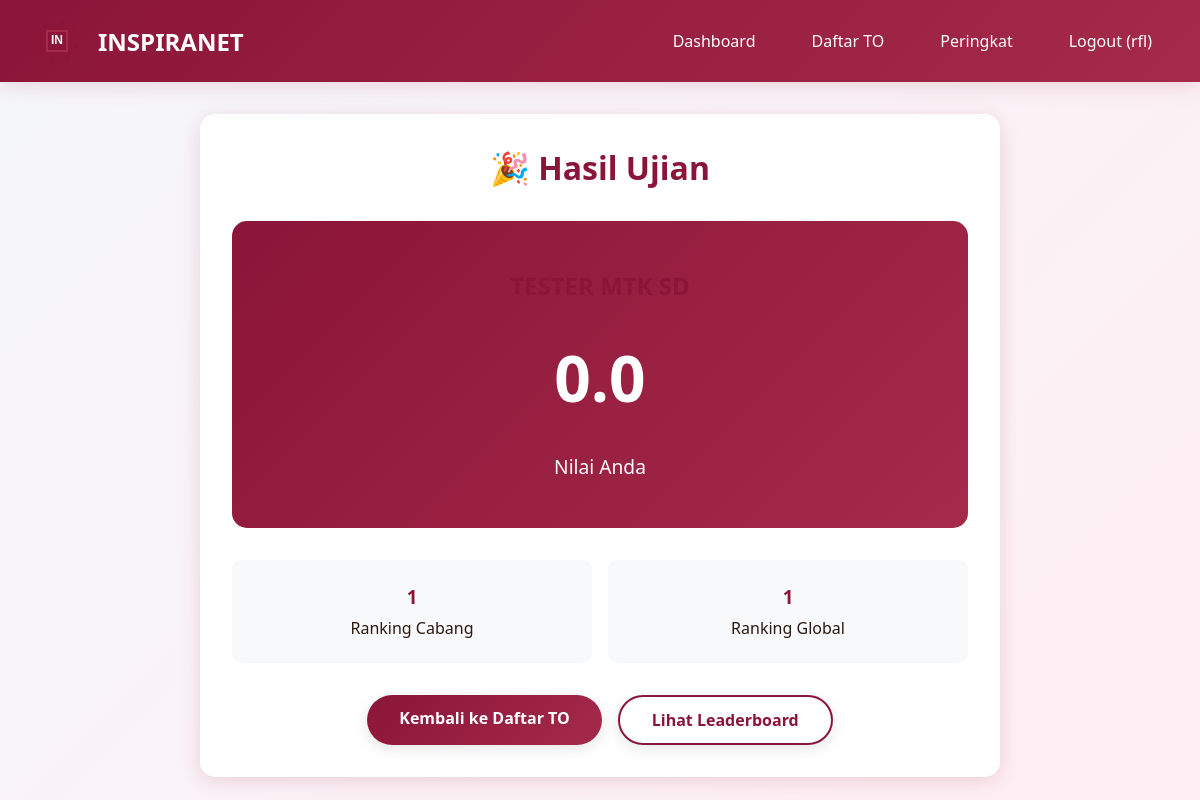
The app's page /student/exams/127/result (signed in), older data.
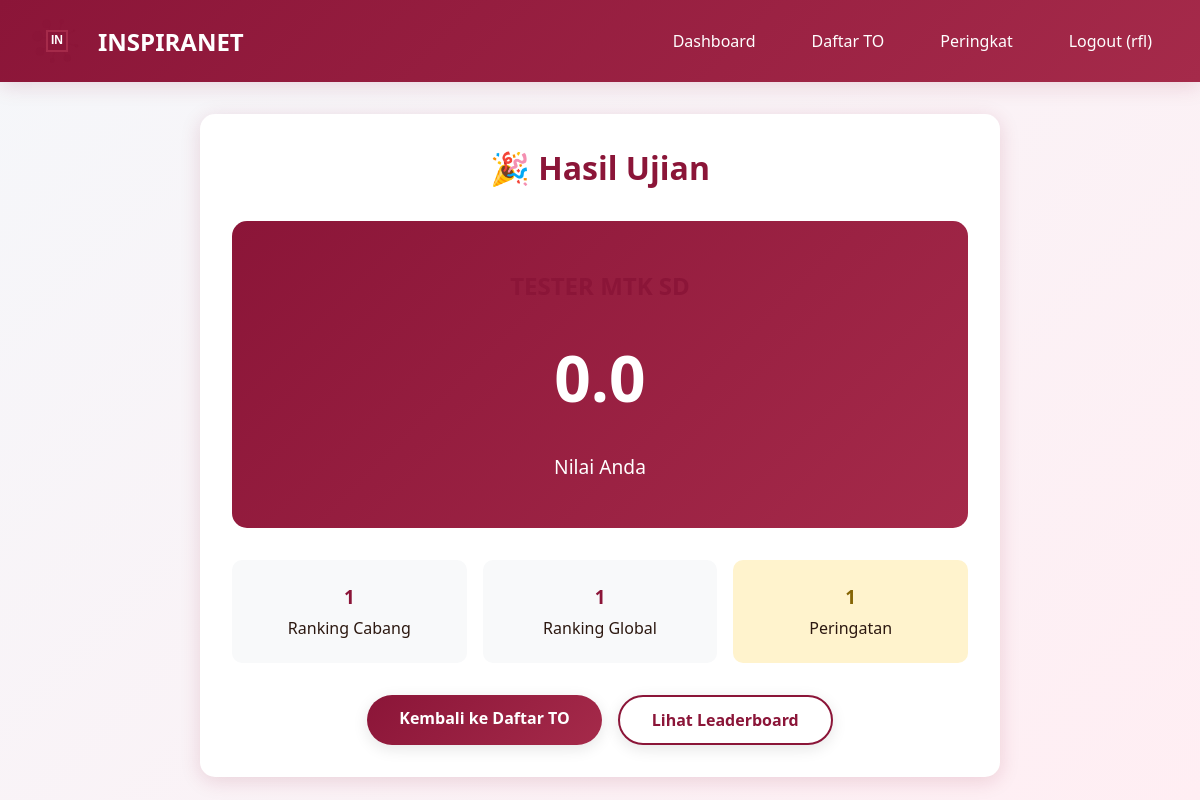
The same page, newer data.
### models.py (models this page shows, shortened)
class User(UserMixin, db.Model):
    __tablename__ = 'users'
    id = db.Column(db.Integer, primary_key=True)
    email = db.Column(db.String(120), unique=True, nullable=False)
    password_hash = db.Column(db.String(255), nullable=False)
    full_name = db.Column(db.String(100), nullable=False)
    role = db.Column(db.String(20), nullable=False, default='student')
    inspira_branch = db.Column(db.String(50), nullable=True)
    class_level = db.Column(db.String(20), nullable=True)
    school_name = db.Column(db.String(150), nullable=True)
    phone_number = db.Column(db.String(20), nullable=True)
    profile_photo = db.Column(db.String(255), nullable=True)
    created_at = db.Column(db.DateTime, default=datetime.utcnow)
    exam_attempts = db.relationship('ExamAttempt', backref='user', lazy=True, cascade='all, delete-orphan')
    payments = db.relationship('Payment', backref='user', lazy=True, cascade='all, delete-orphan')
    leaderboard_entries = db.relationship('Leaderboard', backref='user', lazy=True, cascade='all, delete-orphan')

class ExamAttempt(db.Model):
    __tablename__ = 'exam_attempts'
    id = db.Column(db.Integer, primary_key=True)
    user_id = db.Column(db.Integer, db.ForeignKey('users.id'), nullable=False)
    exam_id = db.Column(db.Integer, db.ForeignKey('exams.id'), nullable=False)
    started_at = db.Column(db.DateTime, default=datetime.utcnow)
    finished_at = db.Column(db.DateTime, nullable=True)
    total_score = db.Column(db.Float, default=0)
    is_completed = db.Column(db.Boolean, default=False)
    answers = db.Column(db.Text, nullable=True)
    essay_answers = db.Column(db.Text, nullable=True)
    cheating_warnings = db.Column(db.Integer, default=0)

class Leaderboard(db.Model):
    __tablename__ = 'leaderboards'
    id = db.Column(db.Integer, primary_key=True)
    exam_id = db.Column(db.Integer, db.ForeignKey('exams.id'), nullable=False)
    user_id = db.Column(db.Integer, db.ForeignKey('users.id'), nullable=False)
    rank_in_branch = db.Column(db.Integer, nullable=True)
    rank_global = db.Column(db.Integer, nullable=True)
    total_score = db.Column(db.Float, nullable=False)
    completion_time = db.Column(db.Integer, nullable=True)
    percentile = db.Column(db.Float, nullable=True)
    created_at = db.Column(db.DateTime, default=datetime.utcnow)

### app.py (the view)
@app.route('/student/exams/<int:id>/result')
@login_required
def student_result(id):
    if current_user.role != 'student':
        flash('Akses ditolak!', 'danger')
        return redirect(url_for('index'))
    attempt = ExamAttempt.query.get_or_404(id)
    if attempt.user_id != current_user.id:
        flash('Akses ditolak!', 'danger')
        return redirect(url_for('student_dashboard'))
    leaderboard_entry = Leaderboard.query.filter_by(
        exam_id=attempt.exam_id,
        user_id=current_user.id
    ).first()
    return render_template('student_result.html', attempt=attempt, leaderboard=leaderboard_entry)

### app.py (called while the page is built)
@login_manager.user_loader
def load_user(user_id):
    return User.query.get(int(user_id))

@app.before_request
def ensure_db():
    if not hasattr(app, '_db_initialized'):
        app._db_initialized = True
        init_database()

### templates/student_result.html (shortened to what this page needs)
{% extends "base.html" %}
{% block content %}
<div class="card" style="max-width: 800px; margin: 2rem auto; text-align: center;">
    <h1 style="color: var(--primary-color); margin-bottom: 2rem;">🎉 Hasil Ujian</h1>
    <div style="background: linear-gradient(135deg, var(--primary-color) 0%, var(--secondary-color) 100%); color: white; padding: 3rem; border-radius: 15px; margin-bottom: 2rem;">
        <h2>{{ attempt.exam.title }}</h2>
        <div style="font-size: 4rem; font-weight: bold; margin: 2rem 0;">{{ attempt.total_score }}</div>
        <p style="font-size: 1.2rem;">Nilai Anda</p>
    </div>
    <div style="display: grid; grid-template-columns: repeat(auto-fit, minmax(150px, 1fr)); gap: 1rem; margin: 2rem 0;">
        <div style="padding: 1.5rem; background: #f8f9fa; border-radius: 10px;">
            <h3 style="color: var(--primary-color); margin-bottom: 0.5rem;">{{ leaderboard.rank_in_branch if leaderboard else '-' }}</h3>
            <p>Ranking Cabang</p>
        </div>
        <div style="padding: 1.5rem; background: #f8f9fa; border-radius: 10px;">
            <h3 style="color: var(--primary-color); margin-bottom: 0.5rem;">{{ leaderboard.rank_global if leaderboard else '-' }}</h3>
            <p>Ranking Global</p>
        </div>
        {% if attempt.cheating_warnings > 0 %}
        <div style="padding: 1.5rem; background: #fff3cd; border-radius: 10px;">
            <h3 style="color: #856404; margin-bottom: 0.5rem;">{{ attempt.cheating_warnings }}</h3>
            <p>Peringatan</p>
        </div>
        {% endif %}
    </div>
    <div style="display: flex; gap: 1rem; justify-content: center; margin-top: 2rem;">
        <a href="{{ url_for('student_exams') }}" class="btn btn-primary">Kembali ke Daftar TO</a>
        <a href="{{ url_for('leaderboard', exam_id=attempt.exam_id) }}" class="btn btn-secondary">Lihat Leaderboard</a>
    </div>
</div>
{% endblock %}

### templates/base.html (shortened to what this page needs)
<!DOCTYPE html>
<html lang="id">
<head>
    <link rel="stylesheet" href="{{ url_for('static', filename='css/style.css') }}">
</head>
<body>
    <nav class="navbar">
        <div class="container">
            <a href="{{ url_for('index') }}" class="navbar-brand">
                <div id="logo-animation" class="logo-container"></div>
                <span>INSPIRANET</span>
            </a>
            <ul class="navbar-nav" id="navbarMenu">
                {% if current_user.is_authenticated %}
                    {% if current_user.role == 'admin' %}
                        <li><a href="{{ url_for('admin_dashboard') }}" onclick="closeMobileMenu()">Dashboard</a></li>
                        <li><a href="{{ url_for('admin_students') }}" onclick="closeMobileMenu()">Siswa</a></li>
                        <li><a href="{{ url_for('admin_teachers') }}" onclick="closeMobileMenu()">Guru</a></li>
                        <li><a href="{{ url_for('admin_exams') }}" onclick="closeMobileMenu()">TO</a></li>
                        <li><a href="{{ url_for('admin_payments') }}" onclick="closeMobileMenu()">Pembayaran</a></li>
                    {% else %}
                        <li><a href="{{ url_for('student_dashboard') }}" onclick="closeMobileMenu()">Dashboard</a></li>
                        <li><a href="{{ url_for('student_exams') }}" onclick="closeMobileMenu()">Daftar TO</a></li>
                    {% endif %}
                    <li><a href="{{ url_for('all_leaderboards') }}" onclick="closeMobileMenu()">Peringkat</a></li>
                    <li><a href="{{ url_for('logout') }}" onclick="closeMobileMenu()">Logout ({{ current_user.full_name }})</a></li>
                {% else %}
                    <li><a href="{{ url_for('login') }}" onclick="closeMobileMenu()">Login</a></li>
                    <li><a href="{{ url_for('register') }}" onclick="closeMobileMenu()">Daftar</a></li>
                {% endif %}
            </ul>
        </div>
    </nav>
    <div class="container">
        {% block content %}{% endblock %}
    </div>
</body>
</html>

### static/css/style.css (style rules this page uses)
:root { --primary-color: #8B1538; --secondary-color: #A52A4A; --dark-color: #4A0E1F; --light-color: #FFE5EC; --text-dark: #2C1810; --text-light: #FFFFFF; --shadow: 0 4px 20px rgba(139, 21, 56, 0.15); }
* { margin: 0; padding: 0; box-sizing: border-box; }
body { font-family: 'Segoe UI', Tahoma, Geneva, Verdana, sans-serif; background: linear-gradient(135deg, #f5f7fa 0%, #ffeef3 100%); color: var(--text-dark); min-height: 100vh; }
.navbar { background: linear-gradient(135deg, var(--primary-color) 0%, var(--secondary-color) 100%); padding: 1rem 0; box-shadow: var(--shadow); position: sticky; top: 0; z-index: 1000; }
.navbar .container { max-width: 1200px; margin: 0 auto; padding: 0 2rem; display: flex; justify-content: space-between; align-items: center; }
.navbar-brand { display: flex; align-items: center; gap: 1rem; color: var(--text-light); text-decoration: none; font-size: 1.5rem; font-weight: bold; }
.logo-container { position: relative; width: 50px; height: 50px; }
.navbar-nav { display: flex; gap: 1.5rem; list-style: none; align-items: center; }
.navbar-nav a { color: var(--text-light); text-decoration: none; padding: 0.5rem 1rem; border-radius: 5px; transition: all 0.3s ease; }
.container { max-width: 1200px; margin: 2rem auto; padding: 0 2rem; }
.btn { display: inline-block; padding: 0.75rem 2rem; border: none; border-radius: 25px; font-size: 1rem; font-weight: 600; text-decoration: none; cursor: pointer; transition: all 0.3s ease; box-shadow: 0 4px 15px rgba(0, 0, 0, 0.1); }
.btn-primary { background: linear-gradient(135deg, var(--primary-color) 0%, var(--secondary-color) 100%); color: var(--text-light); }
.btn-secondary { background: white; color: var(--primary-color); border: 2px solid var(--primary-color); }
.card { background: white; border-radius: 15px; padding: 2rem; box-shadow: var(--shadow); margin-bottom: 2rem; animation: fadeIn 0.6s ease; }
.card h2 { color: var(--primary-color); margin-bottom: 1rem; }

Row changes from the older to the newer data that the page shows:
changed ExamAttempt: cheating_warnings (not shown) → "1"
Text that changed along with them:
text now shown: "Peringatan"
